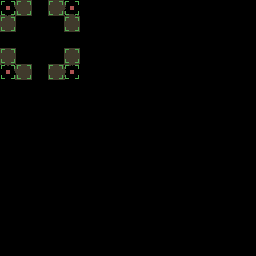

Below is a game level as drawn by its tile map, then a one-line description and the .tmx file that defines it, in full:
An orthogonal 16x16 tile map with 16x16 px tiles, 4 tile layers (output_dirt, input_dirt, regions_output, regions_input), 2 tilesets.

<map version="1.5" tiledversion="1.7.2" orientation="orthogonal" renderorder="right-down" width="16" height="16" tilewidth="16" tileheight="16" infinite="0" nextlayerid="6" nextobjectid="1">
 <tileset firstgid="1" name="Village5" tilewidth="16" tileheight="16" tilecount="704" columns="32">
  <image source="../../../assets/Tile/Village5.png" width="512" height="352" />
  <wangsets>
   <wangset name="Dirt2" type="mixed" tile="-1">
    <wangcolor name="" color="#ff0000" tile="-1" probability="1" />
    <wangtile tileid="200" wangid="0,0,1,1,1,0,0,0" />
    <wangtile tileid="202" wangid="0,0,1,1,1,1,1,0" />
    <wangtile tileid="203" wangid="0,0,0,0,1,1,1,0" />
    <wangtile tileid="232" wangid="1,1,0,0,0,0,0,0" />
    <wangtile tileid="234" wangid="1,1,0,0,0,0,0,1" />
    <wangtile tileid="235" wangid="1,0,0,0,0,0,0,1" />
    <wangtile tileid="264" wangid="1,1,1,1,1,0,0,0" />
    <wangtile tileid="266" wangid="1,1,1,1,1,1,1,1" />
    <wangtile tileid="267" wangid="1,0,0,0,1,1,1,1" />
    <wangtile tileid="296" wangid="1,1,1,0,0,0,0,0" />
    <wangtile tileid="298" wangid="1,1,1,0,0,0,1,1" />
    <wangtile tileid="299" wangid="1,0,0,0,0,0,1,1" />
   </wangset>
   <wangset name="Dirt3" type="mixed" tile="-1">
    <wangcolor name="" color="#ff0000" tile="-1" probability="1" />
    <wangcolor name="" color="#00ff00" tile="-1" probability="1" />
    <wangcolor name="" color="#0000ff" tile="-1" probability="1" />
    <wangtile tileid="200" wangid="0,0,3,3,3,0,0,0" />
    <wangtile tileid="201" wangid="0,0,3,3,3,3,3,0" />
    <wangtile tileid="203" wangid="0,0,0,0,3,3,3,0" />
    <wangtile tileid="232" wangid="3,3,1,1,1,0,0,0" />
    <wangtile tileid="233" wangid="3,3,1,1,1,1,1,3" />
    <wangtile tileid="235" wangid="3,0,0,0,1,1,1,3" />
    <wangtile tileid="264" wangid="1,1,2,2,2,0,0,0" />
    <wangtile tileid="265" wangid="1,1,2,2,2,2,2,1" />
    <wangtile tileid="267" wangid="1,0,0,0,2,2,2,1" />
    <wangtile tileid="296" wangid="2,2,2,0,0,0,0,0" />
    <wangtile tileid="297" wangid="2,2,2,0,0,0,2,2" />
    <wangtile tileid="299" wangid="2,0,0,0,0,0,2,2" />
   </wangset>
   <wangset name="Dirt4" type="mixed" tile="-1">
    <wangcolor name="" color="#ff0000" tile="-1" probability="1" />
    <wangtile tileid="205" wangid="0,0,1,1,1,0,0,0" />
    <wangtile tileid="206" wangid="0,0,1,1,1,1,1,0" />
    <wangtile tileid="207" wangid="0,0,1,1,1,1,1,0" />
    <wangtile tileid="208" wangid="0,0,0,0,1,1,1,0" />
    <wangtile tileid="237" wangid="1,1,1,1,1,0,0,0" />
    <wangtile tileid="238" wangid="1,1,1,1,1,1,1,1" />
    <wangtile tileid="239" wangid="1,1,1,1,1,1,1,1" />
    <wangtile tileid="240" wangid="1,0,0,0,1,1,1,1" />
    <wangtile tileid="269" wangid="1,1,1,1,1,0,0,0" />
    <wangtile tileid="270" wangid="1,1,1,1,1,1,1,1" />
    <wangtile tileid="271" wangid="1,1,1,1,1,1,1,1" />
    <wangtile tileid="272" wangid="1,0,0,0,1,1,1,1" />
    <wangtile tileid="296" wangid="1,1,1,0,0,0,0,0" />
    <wangtile tileid="297" wangid="1,1,1,0,0,0,1,1" />
    <wangtile tileid="298" wangid="1,1,1,0,0,0,1,1" />
    <wangtile tileid="299" wangid="1,0,0,0,0,0,1,1" />
   </wangset>
   <wangset name="dirttop" type="corner" tile="-1">
    <wangcolor name="" color="#ff0000" tile="-1" probability="1" />
    <wangcolor name="" color="#00ff00" tile="-1" probability="1" />
    <wangcolor name="" color="#0000ff" tile="-1" probability="1" />
    <wangtile tileid="205" wangid="0,0,1,1,1,0,0,0" />
    <wangtile tileid="206" wangid="0,0,1,1,1,1,1,0" />
    <wangtile tileid="207" wangid="0,0,1,1,1,1,1,0" />
    <wangtile tileid="208" wangid="0,0,0,0,1,1,1,0" />
    <wangtile tileid="237" wangid="1,0,1,1,1,0,0,0" />
    <wangtile tileid="238" wangid="1,0,1,1,1,1,1,0" />
    <wangtile tileid="239" wangid="1,1,1,1,1,1,1,1" />
    <wangtile tileid="240" wangid="1,0,0,0,1,1,1,1" />
    <wangtile tileid="269" wangid="1,1,1,0,0,0,0,0" />
    <wangtile tileid="270" wangid="1,1,1,0,0,0,1,1" />
    <wangtile tileid="271" wangid="1,1,1,0,0,0,1,1" />
    <wangtile tileid="272" wangid="1,0,0,0,0,0,1,1" />
   </wangset>
   <wangset name="Unnamed Set" type="corner" tile="238">
    <wangcolor name="" color="#ff0000" tile="-1" probability="1" />
    <wangtile tileid="205" wangid="0,0,0,1,0,0,0,0" />
    <wangtile tileid="206" wangid="0,0,0,1,0,1,0,0" />
    <wangtile tileid="207" wangid="0,0,0,1,0,1,0,0" />
    <wangtile tileid="208" wangid="0,0,0,0,0,1,0,0" />
    <wangtile tileid="237" wangid="0,1,0,0,0,0,0,0" />
    <wangtile tileid="238" wangid="0,1,0,0,0,0,0,1" />
    <wangtile tileid="239" wangid="0,1,0,0,0,0,0,1" />
    <wangtile tileid="240" wangid="0,0,0,0,0,0,0,1" />
   </wangset>
  </wangsets>
 </tileset>
 <tileset firstgid="705" source="../../../assets/Tile/Dirt1.tsx" />
 <layer id="3" name="output_dirt" width="16" height="16">
  <data encoding="csv">
791,0,0,0,790,0,0,0,0,0,0,0,0,0,0,0,
0,0,0,0,0,0,0,0,0,0,0,0,0,0,0,0,
0,0,0,0,0,0,0,0,0,0,0,0,0,0,0,0,
0,0,0,0,0,0,0,0,0,0,0,0,0,0,0,0,
775,0,0,0,774,0,0,0,0,0,0,0,0,0,0,0,
0,0,0,0,0,0,0,0,0,0,0,0,0,0,0,0,
0,0,0,0,0,0,0,0,0,0,0,0,0,0,0,0,
0,0,0,0,0,0,0,0,0,0,0,0,0,0,0,0,
0,0,0,0,0,0,0,0,0,0,0,0,0,0,0,0,
0,0,0,0,0,0,0,0,0,0,0,0,0,0,0,0,
0,0,0,0,0,0,0,0,0,0,0,0,0,0,0,0,
0,0,0,0,0,0,0,0,0,0,0,0,0,0,0,0,
0,0,0,0,0,0,0,0,0,0,0,0,0,0,0,0,
0,0,0,0,0,0,0,0,0,0,0,0,0,0,0,0,
0,0,0,0,0,0,0,0,0,0,0,0,0,0,0,0,
0,0,0,0,0,0,0,0,0,0,0,0,0,0,0,0
</data>
 </layer>
 <layer id="2" name="input_dirt" width="16" height="16">
  <properties>
   <property name="StrictEmpty" type="bool" value="true" />
  </properties>
  <data encoding="csv">
0,705,0,705,0,0,0,0,0,0,0,0,0,0,0,0,
705,0,0,0,705,0,0,0,0,0,0,0,0,0,0,0,
0,0,0,0,0,0,0,0,0,0,0,0,0,0,0,0,
705,0,0,0,705,0,0,0,0,0,0,0,0,0,0,0,
0,705,0,705,0,0,0,0,0,0,0,0,0,0,0,0,
0,0,0,0,0,0,0,0,0,0,0,0,0,0,0,0,
0,0,0,0,0,0,0,0,0,0,0,0,0,0,0,0,
0,0,0,0,0,0,0,0,0,0,0,0,0,0,0,0,
0,0,0,0,0,0,0,0,0,0,0,0,0,0,0,0,
0,0,0,0,0,0,0,0,0,0,0,0,0,0,0,0,
0,0,0,0,0,0,0,0,0,0,0,0,0,0,0,0,
0,0,0,0,0,0,0,0,0,0,0,0,0,0,0,0,
0,0,0,0,0,0,0,0,0,0,0,0,0,0,0,0,
0,0,0,0,0,0,0,0,0,0,0,0,0,0,0,0,
0,0,0,0,0,0,0,0,0,0,0,0,0,0,0,0,
0,0,0,0,0,0,0,0,0,0,0,0,0,0,0,0
</data>
 </layer>
 <layer id="1" name="regions_output" width="16" height="16">
  <data encoding="csv">
708,0,0,0,708,0,0,0,0,0,0,0,0,0,0,0,
0,0,0,0,0,0,0,0,0,0,0,0,0,0,0,0,
0,0,0,0,0,0,0,0,0,0,0,0,0,0,0,0,
0,0,0,0,0,0,0,0,0,0,0,0,0,0,0,0,
708,0,0,0,708,0,0,0,0,0,0,0,0,0,0,0,
0,0,0,0,0,0,0,0,0,0,0,0,0,0,0,0,
0,0,0,0,0,0,0,0,0,0,0,0,0,0,0,0,
0,0,0,0,0,0,0,0,0,0,0,0,0,0,0,0,
0,0,0,0,0,0,0,0,0,0,0,0,0,0,0,0,
0,0,0,0,0,0,0,0,0,0,0,0,0,0,0,0,
0,0,0,0,0,0,0,0,0,0,0,0,0,0,0,0,
0,0,0,0,0,0,0,0,0,0,0,0,0,0,0,0,
0,0,0,0,0,0,0,0,0,0,0,0,0,0,0,0,
0,0,0,0,0,0,0,0,0,0,0,0,0,0,0,0,
0,0,0,0,0,0,0,0,0,0,0,0,0,0,0,0,
0,0,0,0,0,0,0,0,0,0,0,0,0,0,0,0
</data>
 </layer>
 <layer id="4" name="regions_input" width="16" height="16">
  <data encoding="csv">
707,707,0,707,707,0,0,0,0,0,0,0,0,0,0,0,
707,0,0,0,707,0,0,0,0,0,0,0,0,0,0,0,
0,0,0,0,0,0,0,0,0,0,0,0,0,0,0,0,
707,0,0,0,707,0,0,0,0,0,0,0,0,0,0,0,
707,707,0,707,707,0,0,0,0,0,0,0,0,0,0,0,
0,0,0,0,0,0,0,0,0,0,0,0,0,0,0,0,
0,0,0,0,0,0,0,0,0,0,0,0,0,0,0,0,
0,0,0,0,0,0,0,0,0,0,0,0,0,0,0,0,
0,0,0,0,0,0,0,0,0,0,0,0,0,0,0,0,
0,0,0,0,0,0,0,0,0,0,0,0,0,0,0,0,
0,0,0,0,0,0,0,0,0,0,0,0,0,0,0,0,
0,0,0,0,0,0,0,0,0,0,0,0,0,0,0,0,
0,0,0,0,0,0,0,0,0,0,0,0,0,0,0,0,
0,0,0,0,0,0,0,0,0,0,0,0,0,0,0,0,
0,0,0,0,0,0,0,0,0,0,0,0,0,0,0,0,
0,0,0,0,0,0,0,0,0,0,0,0,0,0,0,0
</data>
 </layer>
</map>
